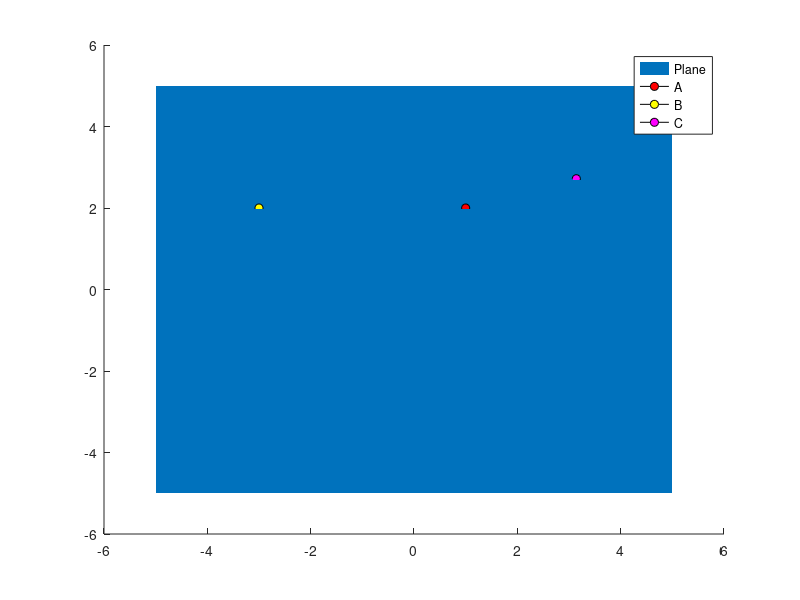

Reproduce this figure in MATLAB.
[x,y] = meshgrid(-5:0.5:5);

a = 3.90335731207141490E-002;
b = 0.36338249407750045;
c = 7.80671462414282979E-002;

z = 1/c - (a/c)*x - (b/c)*y;

clf; hold on;
surf(x,y,z, 'DisplayName','Plane','FaceColor',[0 0.4470 0.7410], 'EdgeColor','none')

plot3(1,2,3,'k', 'marker','o','DisplayName','A','MarkerFaceColor','r')
plot3(-3,2,5,'k','marker','o','DisplayName','B', 'MarkerFaceColor','y')
plot3(pi, exp(1), -sqrt(2), 'k','marker','o','DisplayName','C', 'MarkerFaceColor','m')

legend

